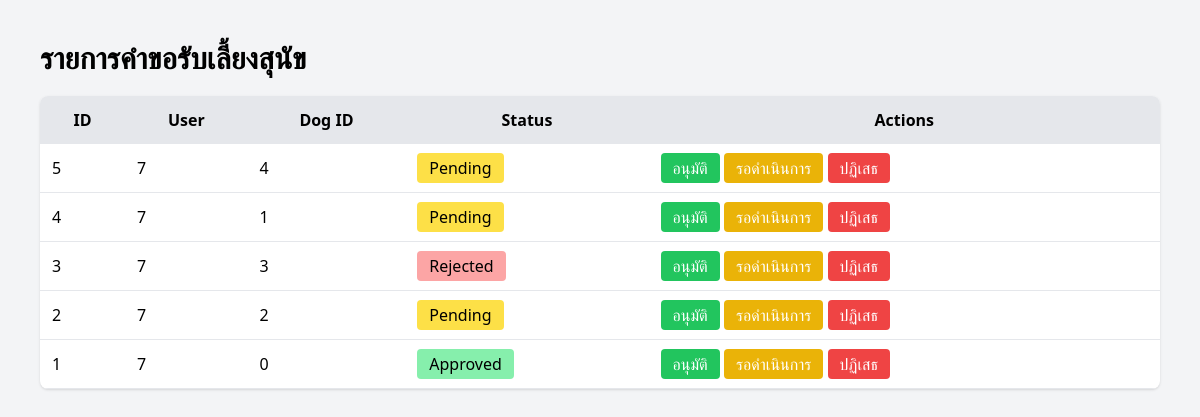
Page /admin/admin_status_list.php on the committed database.
### tables this page shows
CREATE TABLE `adopt_forms` (
  `id` int(11) NOT NULL,
  `user_id` int(11) NOT NULL,
  `dog_id` int(11) NOT NULL,
  `fullname` varchar(255) NOT NULL,
  `address` text DEFAULT NULL,
  `phone` varchar(20) DEFAULT NULL,
  `contact` varchar(255) NOT NULL,
  `area` text DEFAULT NULL,
  `experience` varchar(255) DEFAULT NULL,
  `time_home` int(11) DEFAULT NULL,
  `reason` text DEFAULT NULL,
  `family_agree` varchar(20) DEFAULT NULL,
  `care_time` varchar(255) DEFAULT NULL,
  `created_at` timestamp NOT NULL DEFAULT current_timestamp()
);

### admin/admin_status_list.php (the view, shortened to what this page needs)
<?php
$con = new mysqli("localhost", "root", "", "adopt_forms");
$res = $con->query("SELECT * FROM adopt_forms ORDER BY id DESC");
$status_file = __DIR__ . "/status.json";
$status_list = file_exists($status_file) ? json_decode(file_get_contents($status_file), true) : [];
?>
<!DOCTYPE html>
<html lang="th">
<head>
<script src="https://cdn.tailwindcss.com"></script>
</head>
<body class="bg-gray-100 p-10">
<h1 class="text-3xl font-bold mb-5">รายการคำขอรับเลี้ยงสุนัข</h1>
<table class="w-full bg-white shadow rounded-lg overflow-hidden">
    <tr class="bg-gray-200">
        <th class="p-3">ID</th>
        <th class="p-3">User</th>
        <th class="p-3">Dog ID</th>
        <th class="p-3">Status</th>
        <th class="p-3">Actions</th>
    </tr>
<?php while ($f = $res->fetch_assoc()):
    $form_id = $f['id'];
    $current_status = $status_list[$form_id] ?? "Pending";
?>
<tr class="border-b">
    <td class="p-3"><?= $form_id ?></td>
    <td class="p-3"><?= $f['user_id'] ?></td>
    <td class="p-3"><?= $f['dog_id'] ?></td>
    <td class="p-3">
        <span class="px-3 py-1 rounded
        <?= $current_status=='Approved' ? 'bg-green-300' : '' ?>
        <?= $current_status=='Pending'  ? 'bg-yellow-300' : '' ?>
        <?= $current_status=='Rejected' ? 'bg-red-300' : '' ?>">
        <?= $current_status ?>
        </span>
    </td>
    <td class="p-3">
        <a href="admin_update_status.php?id=<?= $form_id ?>&status=Approved"
           class="px-3 py-1 bg-green-500 text-white rounded">อนุมัติ</a>
        <a href="admin_update_status.php?id=<?= $form_id ?>&status=Pending"
           class="px-3 py-1 bg-yellow-500 text-white rounded">รอดำเนินการ</a>
        <a href="admin_update_status.php?id=<?= $form_id ?>&status=Rejected"
           class="px-3 py-1 bg-red-500 text-white rounded">ปฏิเสธ</a>
    </td>
</tr>
<?php endwhile; ?>
</table>
</body>
</html>

### rows in the picture
adopt_forms: id "5", user "7", dog "4", id "Pending"
adopt_forms: id "4", user "7", dog "1", id "Pending"
adopt_forms: id "3", user "7", dog "3", id "Rejected"
adopt_forms: id "2", user "7", dog "2", id "Pending"
adopt_forms: id "1", user "7", dog "0", id "Approved"
